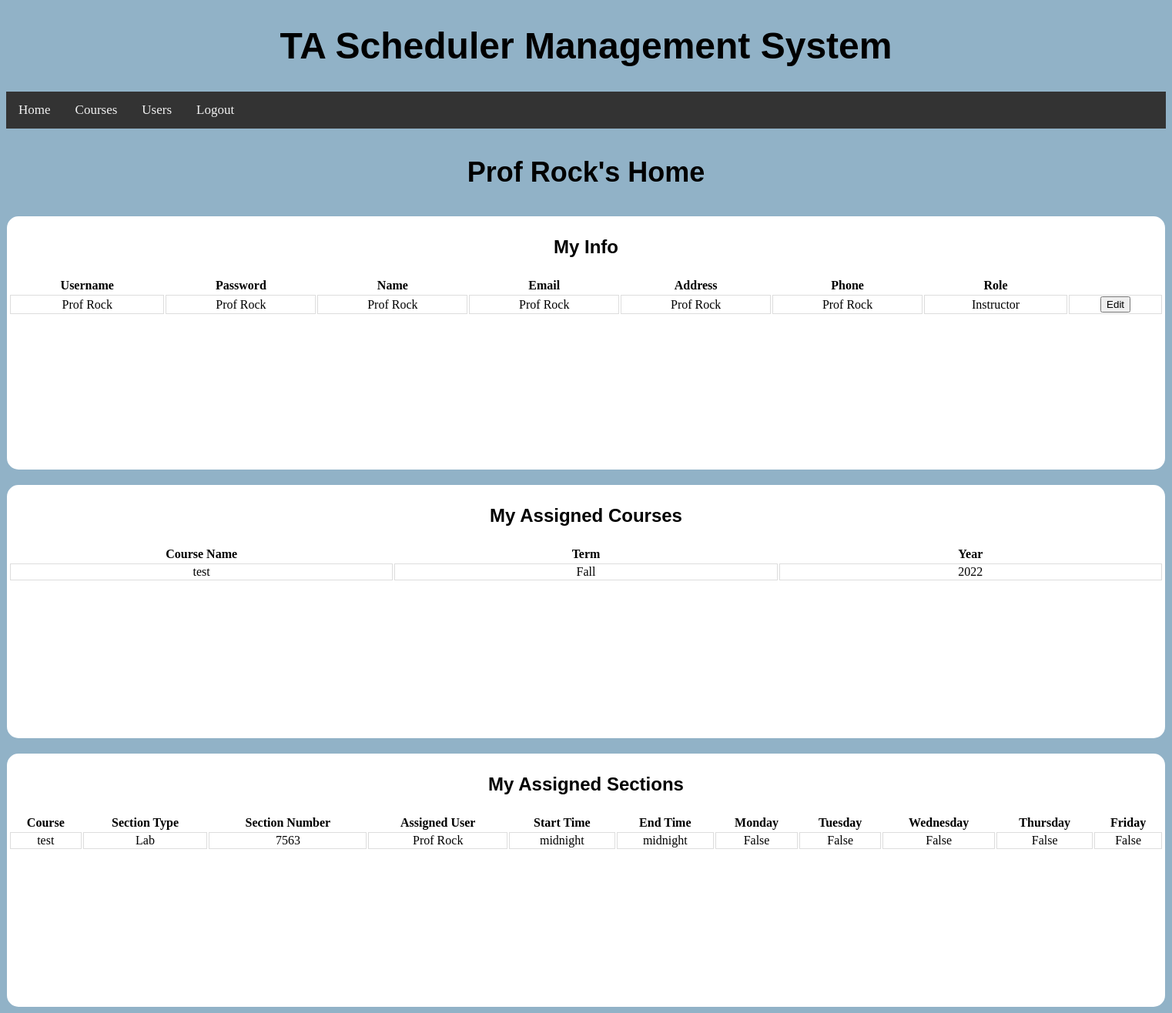
Page /home/ (signed in) on the committed database.
### BackendWork/models.py (models this page shows, shortened)
class MyUser(models.Model):
    ROLE_CHOICES = (('Teaching Assistant', 'TEACHING_ASSISTANT'), ('Instructor', 'INSTRUCTOR'), ('Admin', 'ADMIN'))
    username = models.CharField(max_length=20, unique=True)
    password = models.CharField(max_length=20)
    name = models.CharField(max_length=20)
    email = models.CharField(max_length=20)
    address = models.CharField(max_length=72)
    phone = models.CharField(max_length=10)
    role = models.CharField(max_length=30, choices=ROLE_CHOICES, default='Teaching Assistant')
    assignedClasses = models.ManyToManyField(ClassList, null=True, blank=True)
    def __str__(self):
        return self.username

class ClassList(models.Model):
    TERM_CHOICES = (('Summer', 'SUMMER'), ('Fall', 'FALL'), ('Winter', 'WINTER'), ('Spring', 'SPRING'))
    name = models.CharField(max_length=20, unique=True)
    term = models.CharField(max_length=30, choices=TERM_CHOICES, default='Fall')
    year = models.IntegerField(default=2022)
    def __str__(self):
        return self.name

class Section(models.Model):
    SCHEDULE_CHOICES = (('Sunday', 'SUNDAY'), ('Monday', 'MONDAY'), ('Tuesday', 'TUESDAY'), ('Wednesday', 'WEDNESDAY'), ('Thursday', 'THURSDAY'), ('Friday', 'FRIDAY'), ('Saturday', 'SATURDAY'))
    SECTION_TYPE_CHOICES = (('Discussion', 'DISCUSSION'), ('Lab', 'LAB'), ('Lecture', 'LECTURE'))
    Class = models.ForeignKey(ClassList, on_delete=models.SET_NULL, null=True)
    assignedUser = models.ForeignKey(MyUser, on_delete=models.SET_NULL, null=True, blank=True)
    sectionNumber = models.IntegerField(default=0)
    sectionType = models.CharField(max_length=30, choices=SECTION_TYPE_CHOICES, default='Discussion')
    monday = models.BooleanField(default=False)
    tuesday = models.BooleanField(default=False)
    wednesday = models.BooleanField(default=False)
    thursday = models.BooleanField(default=False)
    friday = models.BooleanField(default=False)
    startTime = models.TimeField(default=time(0,0,0))
    endTime = models.TimeField(default=time(0,0,0))

### BackendWork/views.py (the view, shortened to what this page needs)
# urls.py: 2. Add a URL to urlpatterns:  path('', Home.as_view(), name='home')
class Home(View):
    def get(self, request):
        try:
            request.session["user"]
        except:
            return redirect("/")
        return render(request, "home.html", {'sessionUser': MyUser.objects.get(username=request.session["user"]),
                                             'courses': MyUser.objects.get(
                                                 username=request.session["user"]).assignedClasses.all(),
                                             'sections': Section.objects.filter(
                                                 assignedUser=MyUser.objects.get(username=request.session["user"]))})

### templates/home.html (shortened to what this page needs)
<!DOCTYPE html>
{% load static %}
<html lang="en">
<head>
    <link rel="stylesheet" type="text/css" href="{% static 'css\home.css' %}"/>
</head>
<div class="navContainer">
    <header class="header">
        <h1><a>TA Scheduler Management System</a></h1>
    </header>
    <div class="navigation">
        <li><a href="/home/">Home</a></li>
        <li><a href="/courses/">Courses</a></li>
        <li><a href="/users/">Users</a></li>
        <li><a href="/">Logout</a></li>
    </div>
</div>
<body>
<p class="title">{{ sessionUser.username }}'s Home</p>
<div class="container">
    <p class=header>My Info</p>
    <div class="containerbox">
        <table>
            <tr>
                <th>Username</th>
                <th>Password</th>
                <th>Name</th>
                <th>Email</th>
                <th>Address</th>
                <th>Phone</th>
                <th>Role</th>
            </tr>
            <tr>
                {% if editing == "allowed" %}
                    <form action="" method="post">
                        {% csrf_token %}
                        <td><input name="username" placeholder="{{ sessionUser.username }}"></td>
                        <td><input name="password" placeholder="{{ sessionUser.password }}"></td>
                        <td><input name="name" placeholder="{{ sessionUser.name }}"></td>
                        <td><input name="email" placeholder="{{ sessionUser.email }}"></td>
                        <td><input name="address" placeholder="{{ sessionUser.address }}"></td>
                        <td><input name="phone" placeholder="{{ sessionUser.phone }}"></td>
                        <td>{{ sessionUser.role }}</td>
                        <td>
                            <button name="saveEditUser" value="{{ sessionUser.username }}">Save</button>
                    </form>
                    <td>
                        <a href="/home/">
                            <button>Cancel</button>
                        </a>
                        {% else %}
                    <td>{{ sessionUser.username }}</td>
                    <td>{{ sessionUser.password }}</td>
                    <td>{{ sessionUser.name }}</td>
                    <td>{{ sessionUser.email }}</td>
                    <td>{{ sessionUser.address }}</td>
                    <td>{{ sessionUser.phone }}</td>
                    <td>{{ sessionUser.role }}</td>
                    <form action="" method="post">
                        <td>
                            <button name="editUser" value="{{ sessionUser.username }}">Edit</button>
                        </td>
                    </form>
                {% endif %}
            </tr>
        </table>
    </div>
</div>
<div class="container">
    <p class=header>My Assigned Courses</p>
    <div class="containerbox">
        <table>
            <tr>
                <th>Course Name</th>
                <th>Term</th>
                <th>Year</th>
            </tr>
            {% for i in courses %}
                <tr>
                    <td class="items">{{ i.name }}</td>
                    <td class="items">{{ i.term }}</td>
                    <td class="items">{{ i.year }}</td>
                </tr>
            {% endfor %}
        </table>
    </div>
</div>
<div class="container">
    <p class=header>My Assigned Sections</p>
    <div class="containerbox">
        <table>
            <tr>
                <th>Course</th>
                <th>Section Type</th>
                <th>Section Number</th>
                <th>Assigned User</th>
                <th>Start Time</th>
                <th>End Time</th>
                <th>Monday</th>
                <th>Tuesday</th>
                <th>Wednesday</th>
                <th>Thursday</th>
                <th>Friday</th>
            </tr>
            {% for i in sections %}
                <tr>
                    <td>{{ i.Class }}</td>
                    <td>{{ i.sectionType }}</td>
                    <td>{{ i.sectionNumber }}</td>
                    <td>{{ i.assignedUser }}</td>
                    <td>{{ i.startTime }}</td>
                    <td>{{ i.endTime }}</td>
                    <td>{{ i.monday }}</td>
                    <td>{{ i.tuesday }}</td>
                    <td>{{ i.wednesday }}</td>
                    <td>{{ i.thursday }}</td>
                    <td>{{ i.friday }}</td>
                </tr>
            {% endfor %}
        </table>
    </div>
</div>
</body>
</html>

### TAScheduler/static/css/home.css (style rules this page uses)
html { background: rgb(145, 178, 199); }
.header { font-family: 'Ubuntu', sans-serif; font-weight: bold; font-size: 24px; text-align: center; }
.title { font-family: 'Ubuntu', sans-serif; font-weight: bold; font-size: 36px; text-align: center; }
.container { margin-top: 20px; margin-left: auto; margin-right: auto; width: 1500px; height: 325px; flex-direction: row; justify-content: center; align-items: center; border: 2px solid White; border-radius: 15px; background: white; text-align: center; }
.containerbox { display: grid; gap: 50px; }
.th, td { border-bottom: 1px solid #ddd; border-left: 1px solid #ddd; border-top: 1px solid #ddd; border-right: 1px solid #ddd; }
.items { width: 50px; }
.navigation { list-style-type: none; background-color: #333; position: sticky; width: 100%; overflow: auto; }
.navigation li a { float: left; color: #f2f2f2; text-align: center; padding: 14px 16px; text-decoration: none; font-size: 17px; background-color: #333; }

### rows in the picture
MyUser: username "Prof Rock", password "Prof Rock", name "Prof Rock", email "Prof Rock", address "Prof Rock", phone "Prof Rock", role "Instructor"
ClassList: name "test", term "Fall", year "2022"
Section: Class "test", sectionType "Lab", sectionNumber "7563", assignedUser "Prof Rock", startTime "midnight", endTime "midnight", monday "False", tuesday "False", wednesday "False", thursday "False", friday "False"
